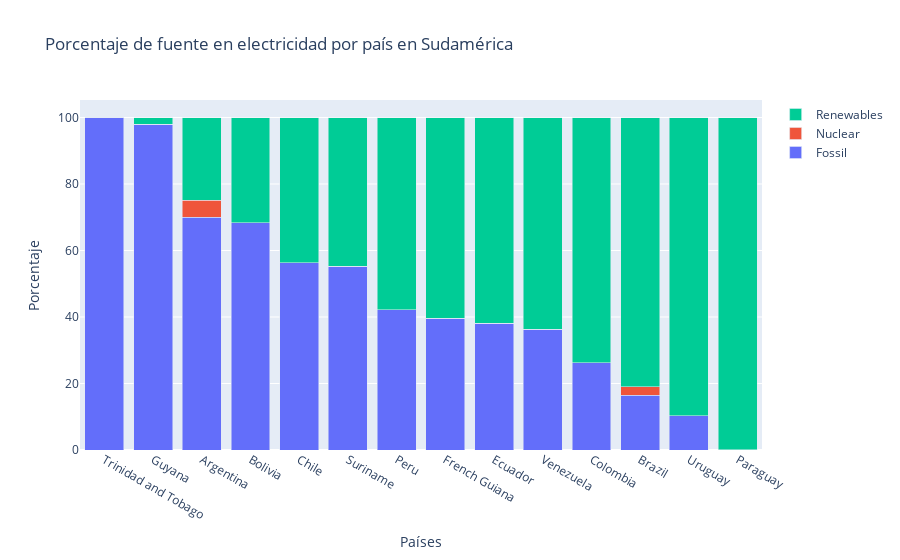

The notebook cell saved with this chart:
### Markdown cell above
### ¿Como son los perfiles en Sudamérica?

### Code cell
# Filtramos los datos para incluir solo países de Sudamérica y ordenamos segun porcentaje fosil
wec_suram = wec_medias[wec_medias['continente'] == 'Sudamérica']
wec_suram = wec_suram.sort_values('fossil_share_elec', ascending=False)
# Crea un gráfico de barras apiladas
fig = go.Figure()

# Añadimos barras apiladas para cada fuente de energía
fig.add_trace(go.Bar(x=wec_suram['country'], y=wec_suram['fossil_share_elec'], name='Fossil'))
fig.add_trace(go.Bar(x=wec_suram['country'], y=wec_suram['nuclear_share_elec'], name='Nuclear'))
fig.add_trace(go.Bar(x=wec_suram['country'], y=wec_suram['renewables_share_elec'], name='Renewables'))

# Especificamos el diseño del gráfico
fig.update_layout(
    barmode='stack',  # Barras apiladas
    xaxis_title='Países',
    yaxis_title='Porcentaje',
    title='Porcentaje de fuente en electricidad por país en Sudamérica',
)

# Muestra el gráfico
fig.show()

### Figure 1 — Plotly figure (JSON) as saved in the notebook; plotly's stock layout.template omitted (floating-point values rounded to 4 significant figures)
{"data": [{"name": "Fossil", "type": "bar", "x": ["Trinidad and Tobago", "Guyana", "Argentina", "Bolivia", "Chile", "Suriname", "Peru", "French Guiana", "Ecuador", "Venezuela", "Colombia", "Brazil", "Uruguay", "Paraguay"], "y": [99.95, 97.98, 70.03, 68.28, 56.3, 55.22, 42.25, 39.61, 38.18, 36.37, 26.21, 16.47, 10.33, 0.003889]}, {"name": "Nuclear", "type": "bar", "x": ["Trinidad and Tobago", "Guyana", "Argentina", "Bolivia", "Chile", "Suriname", "Peru", "French Guiana", "Ecuador", "Venezuela", "Colombia", "Brazil", "Uruguay", "Paraguay"], "y": [0, 0, 5.01, 0, 0, 0, 0, 0, 0, 0, 0, 2.569, 0, 0]}, {"name": "Renewables", "type": "bar", "x": ["Trinidad and Tobago", "Guyana", "Argentina", "Bolivia", "Chile", "Suriname", "Peru", "French Guiana", "Ecuador", "Venezuela", "Colombia", "Brazil", "Uruguay", "Paraguay"], "y": [0.05122, 2.016, 24.96, 31.72, 43.7, 44.78, 57.75, 60.39, 61.82, 63.63, 73.79, 80.96, 89.67, 100.0]}], "layout": {"barmode": "stack", "title": {"text": "Porcentaje de fuente en electricidad por país en Sudamérica"}, "xaxis": {"title": {"text": "Países"}}, "yaxis": {"title": {"text": "Porcentaje"}}}}
